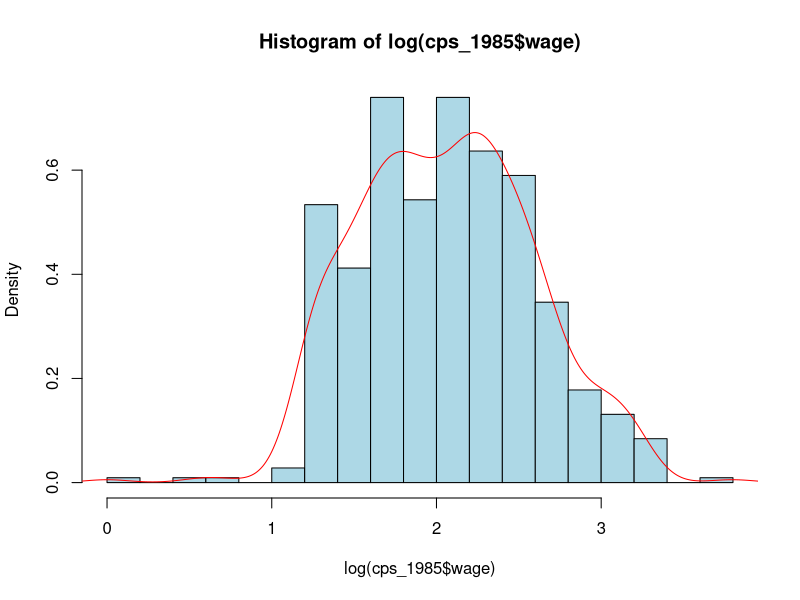

Generate this figure with R: (Note: this script raises an error after producing the figure.)
## ------------------------------------------------------------------------
cps_1985 <- read.table("../data/CPS1985.txt", header = TRUE)


## ------------------------------------------------------------------------
summary(cps_1985$wage)         # get a summary
is.numeric(cps_1985$wage)      # check if variable is numeric
mean(cps_1985$wage)            # get mean
var(cps_1985$wage)             # get variance


## ------------------------------------------------------------------------
hist(log(cps_1985$wage), freq = FALSE, nclass = 20, col = "light blue")
lines(density(log(cps_1985$wage)), col = "red")


## ------------------------------------------------------------------------
summary(cps_1985$occupation)


## ------------------------------------------------------------------------
levels(cps_1985$occupation)[c(1, 5)] <- c("mgmt", "techn")
summary(cps_1985$occupation)


## ------------------------------------------------------------------------
tab <- table(cps_1985$occupation)
prop.table(tab)


## ------------------------------------------------------------------------
barplot(tab)


## ------------------------------------------------------------------------
attach(cps_1985)                 # attach the data set to avoid use of $ 
table(gender, occupation)        # no name_df$name_var necessary
prop.table(table(gender, occupation))
prop.table(table(gender, occupation), 1)
detach(cps_1985)                 # now detach when work is done


## ------------------------------------------------------------------------
plot(gender ~ occupation, data = cps_1985)
plot(occupation ~ gender, data = cps_1985)


## ------------------------------------------------------------------------
attach(cps_1985)


## ------------------------------------------------------------------------
tapply(wage, gender, mean)
tapply(log(wage), list(gender, occupation), mean)


## ------------------------------------------------------------------------
detach(cps_1985)


## ------------------------------------------------------------------------
boxplot(log(wage) ~ gender, data = cps_1985)


## ------------------------------------------------------------------------
boxplot(log(wage) ~ gender + occupation, data = cps_1985)


## ------------------------------------------------------------------------
journals <- read.table("../data/journals.txt", header = TRUE)
journals$cite_price <- journals$price/journals$citations
plot(log(cite_price) ~ log(subs), data = journals)
rug(log(journals$subs))
rug(log(journals$cite_price), side = 2)


## ------------------------------------------------------------------------
plot(log(cite_price) ~ log(subs), data = journals, pch = 19,
      col = "blue", xlim = c(0, 8), ylim = c(-7, 4),
      main = "Library subscriptions")
rug(log(journals$subs))
rug(log(journals$cite_price), side=2)


## ------------------------------------------------------------------------
curve(dnorm, from = -5, to = 5, col = "red", lwd = 2, 
      main = "Density of the standard normal distribution")


## ------------------------------------------------------------------------
library(ggplot2)
ggplot(data = mpg)
ggplot(mpg)


## ------------------------------------------------------------------------
library(ggplot2)
ggplot(data = mpg) +
  geom_point(mapping = aes(x = displ, y = hwy))


## ------------------------------------------------------------------------
ggplot(data = mpg) +
  geom_point(aes(x = displ, y = hwy, 
                 color = class))


## ------------------------------------------------------------------------
ggplot(mpg) + geom_point(aes(x = displ, y = hwy, color = class))


## ------------------------------------------------------------------------
ggplot(mpg) + geom_point(aes(x = displ, y = hwy, color = "blue"))


## ------------------------------------------------------------------------
ggplot(mpg) + geom_point(aes(x = displ, y = hwy), color = "blue")


## ------------------------------------------------------------------------
ggplot(mpg) + geom_point(aes(x = class, y = hwy))


## ------------------------------------------------------------------------
ggplot(mpg) +
geom_boxplot(aes(x = class, y = hwy))


## ------------------------------------------------------------------------
ggplot(data = mpg) +
geom_histogram(mapping = aes(x = hwy))


## ------------------------------------------------------------------------
ggplot(data = mpg) +
geom_density(mapping = aes(x = hwy))


## -------------------------------------------------------------------------
ggplot(data = mpg) +
  geom_point(mapping = aes(x = displ, y = hwy)) +
  geom_smooth(mapping = aes(x = displ, y = hwy))


## -------------------------------------------------------------------------
ggplot(data = mpg, mapping = aes(x = displ, y = hwy)) +
  geom_point() +
  geom_smooth() + theme_bw()       # adjust theme 


## --------------------------------------------------------------------------
ggplot(data = mpg, mapping = aes(x = displ, y = hwy)) +
  geom_point(mapping = aes(color = drv)) +
  geom_smooth() + theme_bw()


## --------------------------------------------------------------------------
library(dplyr)
ggplot(data = mpg, mapping = aes(x = displ, y = hwy)) +
  geom_point(mapping = aes(color = drv)) +
  geom_smooth(data = filter(mpg, drv == "f")) + theme_bw()


## ----R challenge-----------------------------------------------------------
plot(danish$Date, danish$Loss.in.DKM, type = "l", xlab = "Date", ylab = "Loss",
     main = "Fire insurance data")

car_price <- read.csv("../data/car_price.csv")
plot(price ~  income, data = car_price)
lines(lowess(car_price$income, car_price$price), col = "blue")
lowess(car_price$income, car_price$price)

ggplot(car_price, aes(x = income, y = price)) +
  geom_point(shape = 1, alpha = 1/2) + 
  geom_smooth() + theme_bw()
